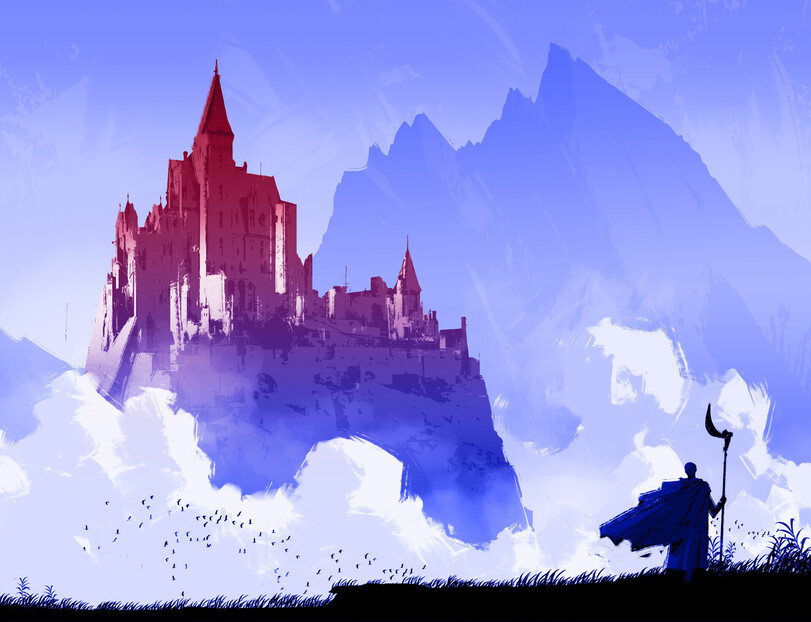
#> input picture photoprocess/file/cameraman.jpg, 811 x 622 px, found by its file name
$ python no1Resize.py
#> lines starting #> are read from the running program, lines starting #| are printed output that depends on the picture
# 导入OpenCV库
import cv2
import numpy as np
# 读取两幅实验图像，并将它们调整为256x256像素，8位每像素
img1 = cv2.imread('file\\cameraman.jpg',cv2.IMREAD_GRAYSCALE)
#> img1: shape (622, 811); min 0, max 255, mean 158.2
img1 = cv2.resize(img1, (256, 256))
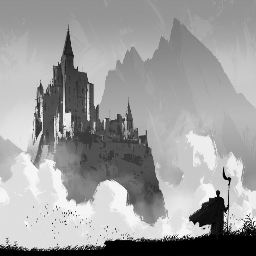
#> img1: shape (256, 256); min 0, max 253, mean 158.1
img2 = cv2.imread('file\\lena.jpg',cv2.IMREAD_GRAYSCALE)
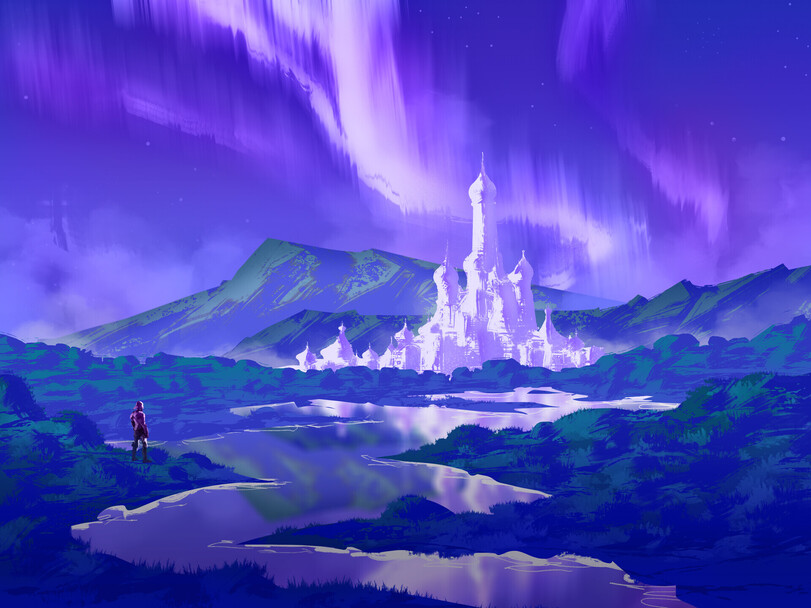
#> input picture photoprocess/file/lena.jpg, 811 x 608 px, found by its file name
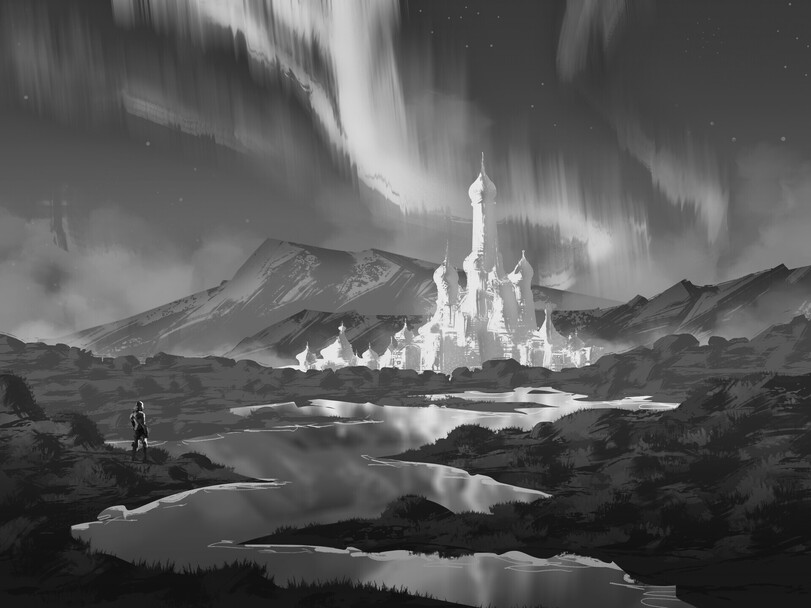
#> img2: shape (608, 811); min 4, max 254, mean 88.5
img2 = cv2.resize(img2, (256, 256))
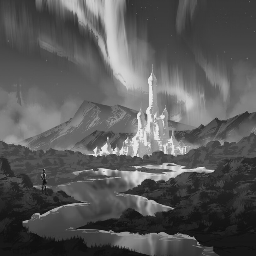
#> img2: shape (256, 256); min 13, max 241, mean 88.4

# 显示两幅图像
cv2.imshow('Image 1', img1)
cv2.imshow('Image 2', img2)

# 定义一幅新图像，使新图像的左半部分和1相同，右半部分和2相同
new_img = np.zeros((256, 256), dtype=np.uint8) # 创建一个空白的256x256的8位无符号整数数组
new_img[:, :128] = img1[:, :128]
new_img[:, 128:] = img2[:, 128:]
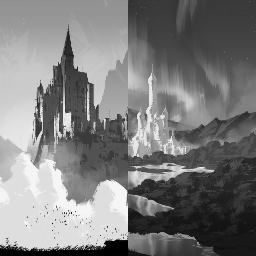
#> new_img: shape (256, 256); min 0, max 251, mean 124.7

# 显示新图像
cv2.imshow('New Image', new_img)

# 定义一幅新图像对B的结果进行左右反转
flipped_img = cv2.flip(new_img, 1)
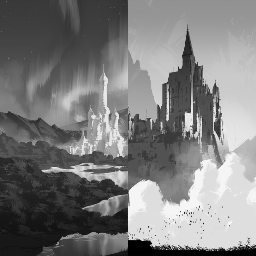
#> flipped_img: shape (256, 256); min 0, max 251, mean 124.7

# 显示反转后的图像
cv2.imshow('Flipped Image', flipped_img)

# 定义一幅新图像对C的结果进行反片处理，D=255-C
inverted_img = cv2.bitwise_not(flipped_img)
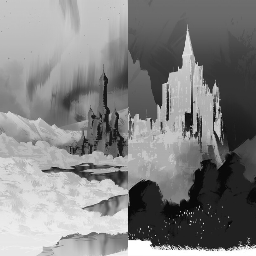
#> inverted_img: shape (256, 256); min 4, max 255, mean 130.3

# 显示反片后的图像
cv2.imshow('Inverted Image', inverted_img)

# 输出保存D结果为TIF和JPEG格式
cv2.imwrite('newfile\\result.tif', inverted_img)
cv2.imwrite('newfile\\result.jpg', inverted_img)

# 等待按键退出
cv2.waitKey(0)
cv2.destroyAllWindows()
